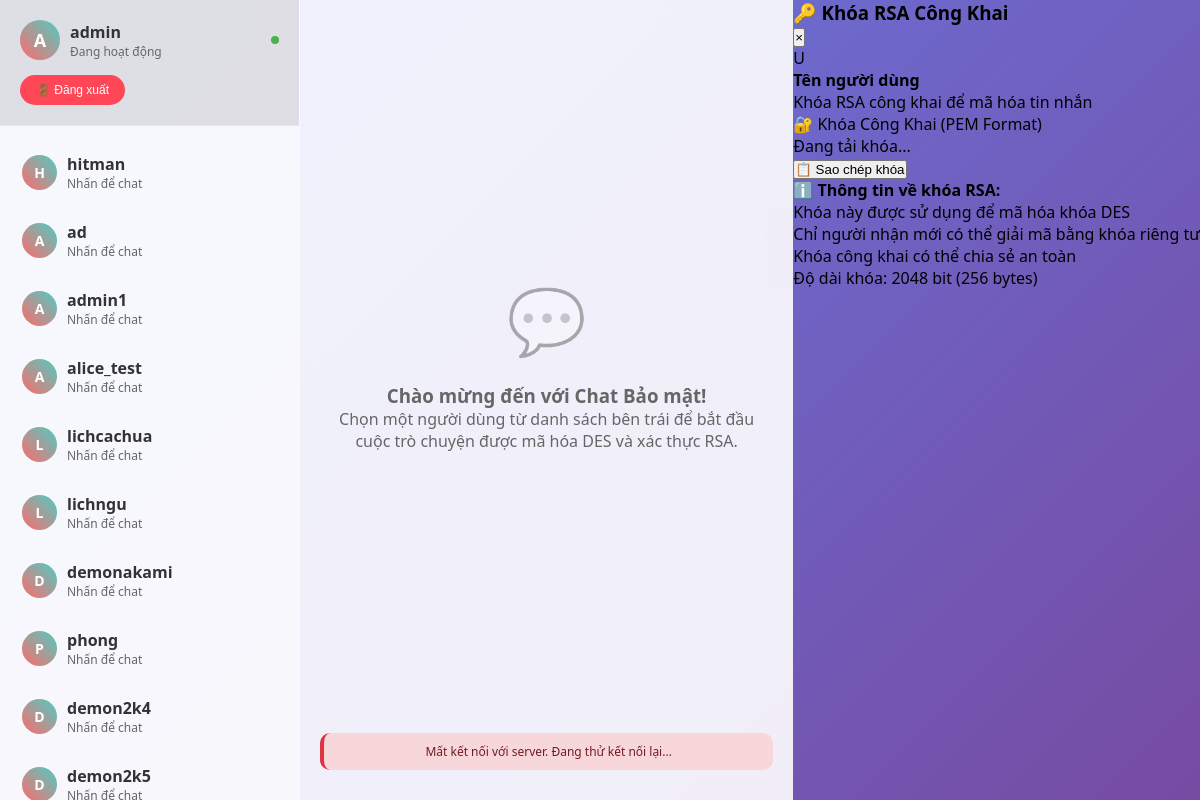
The app's page /chat (signed in) with its own data.
### models.py (models this page shows)
class TaiKhoan(Base):
    __tablename__ = 'tai_khoan'
    ma_tai_khoan = Column(Integer, primary_key=True, autoincrement=True)
    ten_dang_nhap = Column(String(50), unique=True, nullable=False)
    mat_khau = Column(String(256), nullable=False)
    nguoi_dung = relationship("NguoiDung", back_populates="tai_khoan", uselist=False)
    khoa = relationship("Khoa", back_populates="tai_khoan", uselist=False)

### server.py (the view)
@app.route('/chat')
def chat():
    if 'username' not in session:
        return redirect(url_for('login'))
    session_db = Session()
    all_users = session_db.query(TaiKhoan).filter(TaiKhoan.ten_dang_nhap != session['username']).all()
    session_db.close()
    return render_template('chat.html', username=session['username'], users=all_users)

### templates/chat.html (shortened to what this page needs)
<!DOCTYPE html>
<html lang="vi">
<head>
</head>
<body>
    <div class="sidebar">
        <div class="sidebar-header">
            <div class="user-info">
                <div class="user-avatar">{{ username[0].upper() }}</div>
                <div>
                    <div class="user-name">{{ username }}</div>
                    <div class="status">Đang hoạt động</div>
                </div>
                <div class="online-dot"></div>
            </div>
            <button class="logout-btn" onclick="logout()">🚪 Đăng xuất</button>
        </div>
        <div class="user-list" id="userList">
            {% for user in users %}
            <div class="user-item" onclick="selectUser('{{ user.ten_dang_nhap }}')">
                <div class="user-avatar">{{ user.ten_dang_nhap[0].upper() }}</div>
                <div>
                    <div class="user-name">{{ user.ten_dang_nhap }}</div>
                    <div class="status">Nhấn để chat</div>
                </div>
            </div>
            {% endfor %}
        </div>
    </div>
    <div class="chat-container">
        <div class="chat-messages" id="chatMessages">
            <div class="no-chat">
                <div class="no-chat-icon">💬</div>
                <h3>Chào mừng đến với Chat Bảo mật!</h3>
                <p>Chọn một người dùng từ danh sách bên trái để bắt đầu cuộc trò chuyện được mã hóa DES và xác thực RSA.</p>
            </div>
        </div>
    </div>
    <div id="rsaKeyModal" class="modal">
    <div class="modal-content">
        <div class="modal-header">
            <h3 class="modal-title">
                🔑 Khóa RSA Công Khai
            </h3>
            <button class="modal-close" onclick="closeRSAKeyModal()">&times;</button>
        </div>
        <div class="modal-body">
            <div class="user-info-modal">
                <div class="user-avatar-modal" id="modalUserAvatar">U</div>
                <div class="user-details-modal">
                    <h4 class="user-name-modal" id="modalUserName">Tên người dùng</h4>
                    <p class="user-status-modal">Khóa RSA công khai để mã hóa tin nhắn</p>
                </div>
            </div>
            <div class="key-section">
                <div class="key-label">
                    🔐 Khóa Công Khai (PEM Format)
                </div>
                <div class="key-display" id="publicKeyDisplay">
                    <div class="loading-spinner"></div> Đang tải khóa...
                </div>
                <button class="copy-button" id="copyKeyButton" onclick="copyPublicKey()">
                    📋 Sao chép khóa
                </button>
            </div>
            <div class="key-info">
                <h4>ℹ️ Thông tin về khóa RSA:</h4>
                <ul>
                    <li>Khóa này được sử dụng để mã hóa khóa DES</li>
                    <li>Chỉ người nhận mới có thể giải mã bằng khóa riêng tư</li>
                    <li>Khóa công khai có thể chia sẻ an toàn</li>
                    <li>Độ dài khóa: 2048 bit (256 bytes)</li>
                </ul>
            </div>
        </div>
    </div>
</body>
</html>

### templates/chat.html (style rules this page uses)
* { margin: 0; padding: 0; box-sizing: border-box; }
body { font-family: 'Segoe UI', Tahoma, Geneva, Verdana, sans-serif; background: linear-gradient(135deg, #667eea 0%, #764ba2 100%); height: 100vh; display: flex; }
.sidebar { width: 300px; background: rgba(255, 255, 255, 0.95); backdrop-filter: blur(10px); border-right: 1px solid rgba(255, 255, 255, 0.2); display: flex; flex-direction: column; }
.sidebar-header { padding: 20px; background: rgba(0, 0, 0, 0.1); border-bottom: 1px solid rgba(255, 255, 255, 0.2); }
.user-info { display: flex; align-items: center; gap: 10px; margin-bottom: 15px; }
.user-avatar { width: 40px; height: 40px; border-radius: 50%; background: linear-gradient(45deg, #ff6b6b, #4ecdc4); display: flex; align-items: center; justify-content: center; color: white; font-weight: bold; font-size: 18px; }
.user-name { font-weight: 600; color: #333; }
.status { font-size: 12px; color: #666; }
.online-dot { width: 8px; height: 8px; background: #4CAF50; border-radius: 50%; margin-left: auto; animation: pulse 2s infinite; }
.logout-btn { background: #ff4757; color: white; border: none; padding: 8px 16px; border-radius: 20px; cursor: pointer; font-size: 12px; transition: all 0.3s ease; }
.user-list { flex: 1; overflow-y: auto; padding: 10px; }
.user-item { padding: 12px; margin: 5px 0; border-radius: 10px; cursor: pointer; transition: all 0.3s ease; display: flex; align-items: center; gap: 10px; }
.user-item .user-avatar { width: 35px; height: 35px; font-size: 14px; }
.chat-container { flex: 1; display: flex; flex-direction: column; background: rgba(255, 255, 255, 0.9); backdrop-filter: blur(10px); }
.chat-messages { flex: 1; overflow-y: auto; padding: 20px; display: flex; flex-direction: column; gap: 15px; }
.no-chat { display: flex; flex-direction: column; align-items: center; justify-content: center; height: 100%; color: #666; text-align: center; }
.no-chat-icon { font-size: 64px; margin-bottom: 20px; opacity: 0.3; }

### records on screen
TaiKhoan: ten_dang_nhap "H", ten_dang_nhap "hitman"
TaiKhoan: ten_dang_nhap "A", ten_dang_nhap "ad"
TaiKhoan: ten_dang_nhap "A", ten_dang_nhap "admin1"
TaiKhoan: ten_dang_nhap "A", ten_dang_nhap "alice_test"
TaiKhoan: ten_dang_nhap "L", ten_dang_nhap "lichcachua"
TaiKhoan: ten_dang_nhap "L", ten_dang_nhap "lichngu"
TaiKhoan: ten_dang_nhap "D", ten_dang_nhap "demonakami"
TaiKhoan: ten_dang_nhap "P", ten_dang_nhap "phong"
TaiKhoan: ten_dang_nhap "D", ten_dang_nhap "demon2k4"
TaiKhoan: ten_dang_nhap "D", ten_dang_nhap "demon2k5"

### other values on screen
{{ username[0].upper() }} "A"
{{ username }} "admin"
